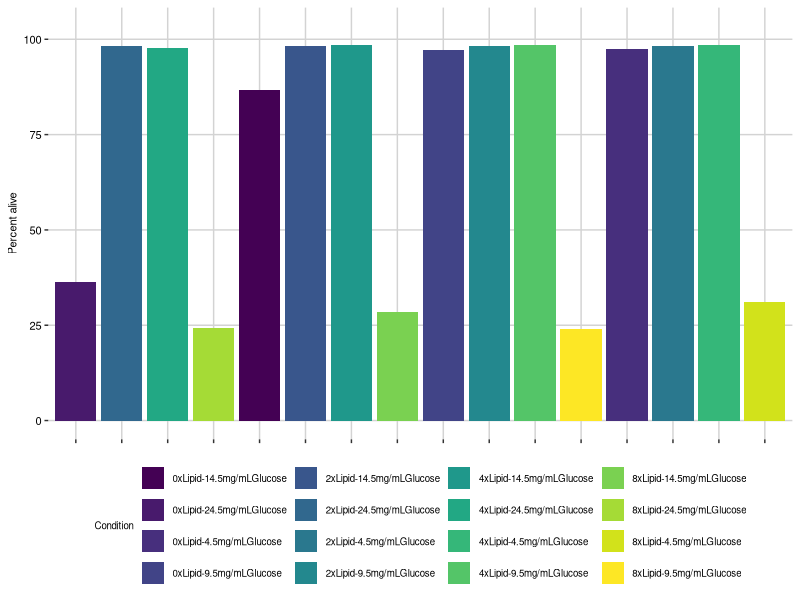
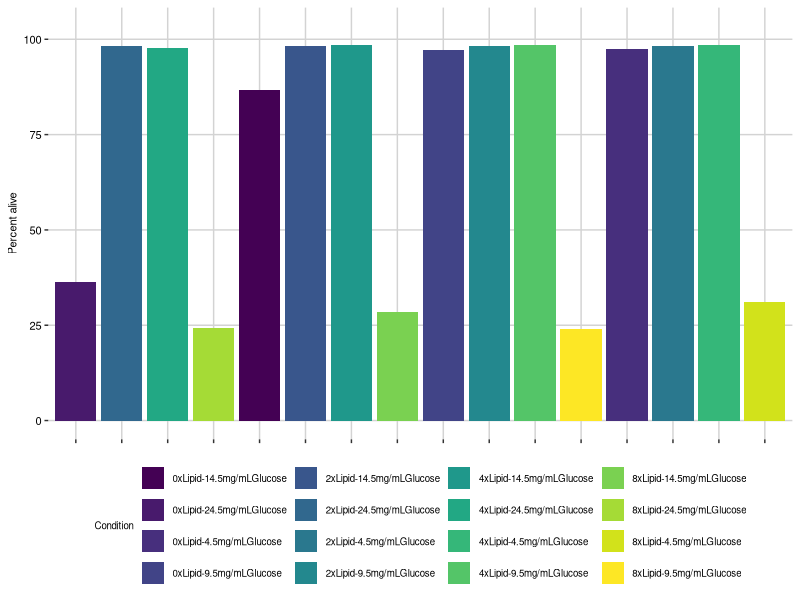

Write the R code that produced these figures, in order.
# load libraries
library(ggplot2)
library(viridis)
library(readxl)
library(ggpubr)
library(rstatix)
library(dplyr)
dat<-read_excel('PercentAlive2D.xlsx')


theme_set(theme(axis.text = element_text(size=8),
                axis.title = element_text(size=8),
                strip.text = element_text(size=8),
                axis.text.x = element_text(angle=90),
                legend.position = 'none',
                # strip.text.x = element_text(margin = margin(.1, 0, .1, 0, "cm"))
                strip.text.x = element_text(size = 8,margin = margin(.1, 0, .1, 0, "cm")),
                legend.text = element_text(size=7),
                legend.title = element_text(size=7)
))

dat$Tube <- factor(dat$Tube, levels=c('Tube 1',
                                                    'Tube 2',
                                                    'Tube 3',
                                                    'Tube 4',
                                                    'Tube 5',
                                                    'Tube 6',
                                                    'Tube 7',
                                                    'Tube 8',
                                                    'Tube 9',
                                                    'Tube 10',
                                                    'Tube 11',
                                                    'Tube 12',
                                                    'Tube 13',
                                                    'Tube 14',
                                                    'Tube 15',
                                                    'Tube 16'))

ggplot(dat,aes(x=Tube,y=`Percent alive`))+
  stat_summary(fun=mean, geom="col",aes(fill=Condition))+ 
  stat_summary(fun.data=mean_sdl, fun.args = list(mult=1), 
               geom="errorbar",  width=0.2)+
  scale_y_continuous(expand = expansion(mult = c(0.05, 0.1)))+
  ylab('Percent alive')+
  theme(axis.title.x = element_blank(),
        axis.text.x=element_blank())+
  theme(legend.position = 'bottom',panel.border=element_blank(),panel.background = element_blank(),panel.grid.major = element_line(color='light grey'))+
  scale_fill_viridis(discrete=T)
ggsave(filename = 'PercentAlive2Dconditions.png',dpi=600)

sessionInfo()
### FIN ###